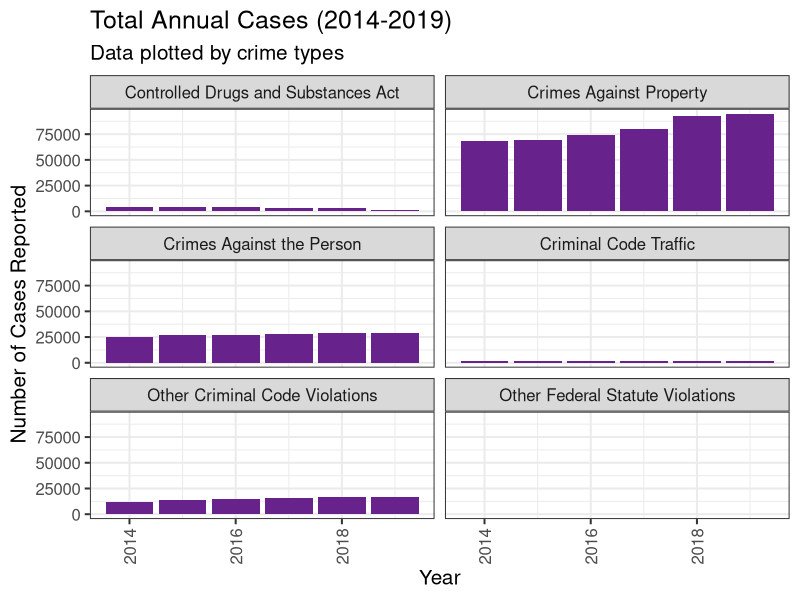
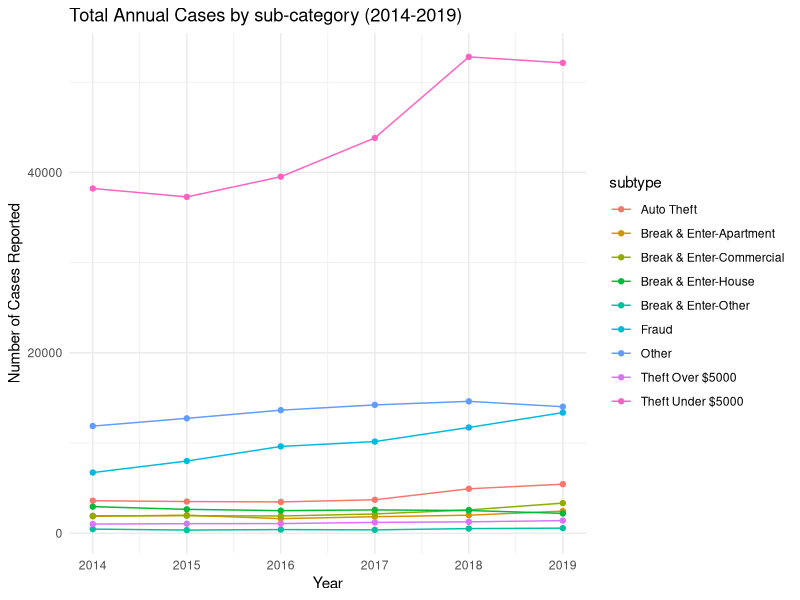
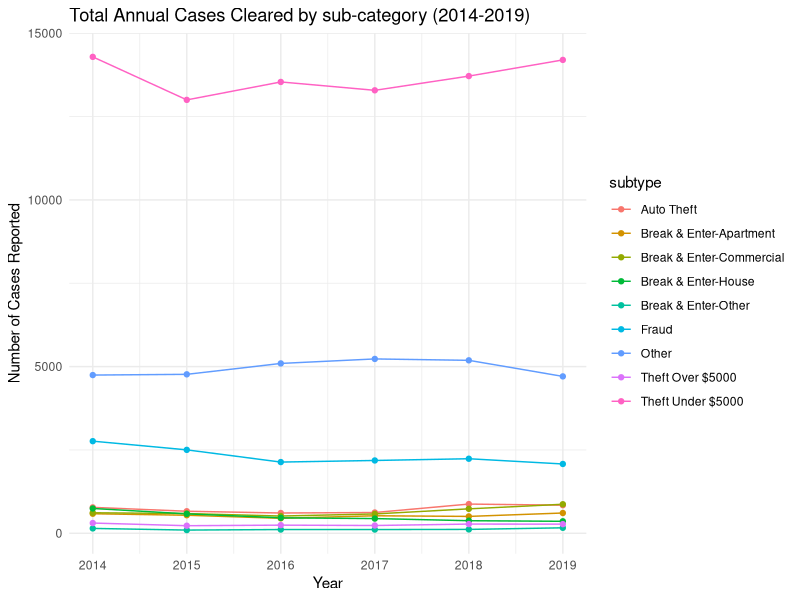

Write R code to recreate these figures, in order.
## ---- chunk 1
knitr::opts_chunk$set(echo = TRUE)
#remotes::install_github('yihui/tinytex')
#tinytex:::install_prebuilt()

# Load libraries 
library(tidyverse)
library(kableExtra)

# Load dataset
clean_data <- readr::read_csv("../../inputs/data/clean_data.csv")
## ---- chunk 2
# Suppress summarise info
options(dplyr.summarise.inform = FALSE)

crimes_year <- 
  clean_data %>%
  group_by(reported_year) %>% 
  summarise( Total_Cases = sum(count),
    Total_Cleared = sum(count_cleared),
    Percent_Cleared = signif(sum(count_cleared)/sum(count),2)
  )

crimes_year %>% 
  knitr::kable(
    col.names = c("Year", "Cases Committed", "Cases Cleared", "Percent Cleared"),
    align = "cccc",
    caption = "Total Number of Crimes Over Time (2014-2019)") %>% 
  kable_styling(latex_options = "hold_position")

## ---- chunk 3
# Get the number of years included in the dataset
year <- length(unique(clean_data$reported_year))

# Suppress summarise info
options(dplyr.summarise.inform = FALSE)

crimes_category <- 
  clean_data %>%
  group_by(category) %>% 
  summarise( Average_Annual_Cases = round(sum(count)/year, 0),
    Average_Annual_Cases_Cleared = round(sum(count_cleared)/year, 0),
    Average_Percent_Cleared = signif(sum(count_cleared)/sum(count),2)
  )

crimes_category %>% 
  knitr::kable(
    col.names = c("Category", "Cases Committed", "Cases Cleared", "Percent Cleared"),
    align = "cccc",
    caption = "Average Annual Cases by Crime Type (2014-2019)") %>% 
  kable_styling(latex_options = "hold_position")

## ---- chunk 4

# Load dataset
clean_data %>%
  ggplot(aes(x = reported_year, y = count)) +
      geom_bar(stat = "identity", fill = "darkorchid4") +
  facet_wrap(~ category, ncol = 2) +
      labs(title = "Total Annual Cases (2014-2019)",
           subtitle = "Data plotted by crime types",
           y = "Number of Cases Reported",
           x = "Year") + theme_bw(base_size = 15) +
  theme(axis.text.x = element_text(angle = 90, vjust = 0.5, hjust=1))

## ---- chunk 5


crimes_over_time <- 
  clean_data %>% 
  filter(category == "Crimes Against Property") %>% 
  group_by(reported_year, subtype) %>% 
  summarise(
    reported_cases = sum(count)
  )

ggplot( data = crimes_over_time, mapping =  aes(x = reported_year, y = reported_cases) ) +
  geom_line( aes(color=subtype)) +
  geom_point( aes(color=subtype)) +
      labs(title = "Total Annual Cases by sub-category (2014-2019)",
           y = "Number of Cases Reported",
           x = "Year") + theme_bw(base_size = 15) +
  theme_minimal() 
## ---- chunk 6

crimes_over_time <- 
  clean_data %>% 
  filter(category == "Crimes Against Property") %>% 
  group_by(reported_year, subtype) %>% 
  summarise(
    reported_cases = sum(count_cleared)
  )

ggplot( data = crimes_over_time, mapping =  aes(x = reported_year, y = reported_cases) ) +
  geom_line( aes(color=subtype)) +
  geom_point( aes(color=subtype)) +
      labs(title = "Total Annual Cases Cleared by sub-category (2014-2019)",
           y = "Number of Cases Reported",
           x = "Year") + theme_bw(base_size = 15) +
  theme_minimal() 
